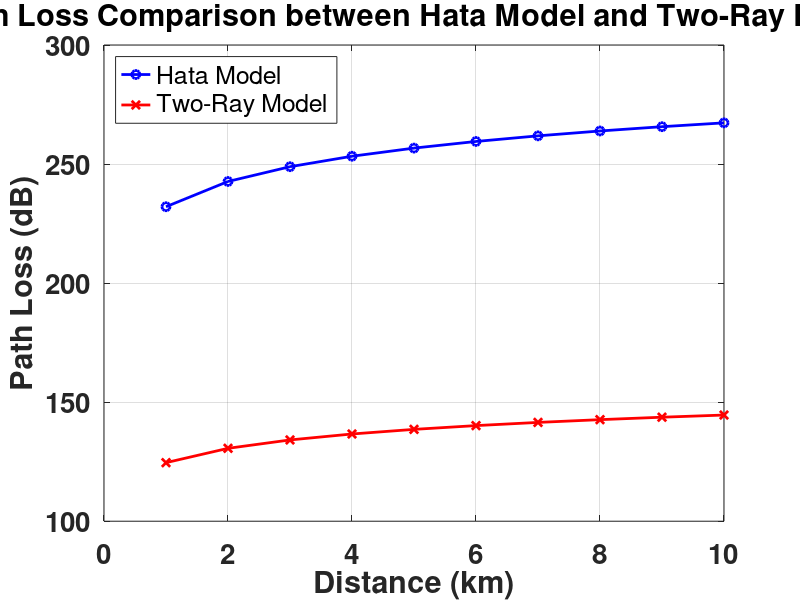

The MATLAB source for this figure:
% Compare the path loss estimated using Two-ray and Hata Models.
% Use the following values:
% i. Frequency of operation f = 900 MHz
% ii. hte = 30m, hre = 1.5m
% iii. Distance = 1:1:10 km
% iv. Consider urban environment

clc
clear all
close all
f = 900;
ht = 30;
hr = 1.5;
d = 1:1:10;
d_meters = d * 1000;
% Hata Model Path Loss Calculation (Urban)
a_hr = (1.1*log10(f) - 0.7)*hr - (1.56*log10(f) - 0.8);
path_loss_hata = 69.55 + 26.16*log10(f) - 13.82*log10(ht) - a_hr + (44.9 -
6.55*log10(ht))*log10(d_meters);
% Two-Ray Model Path Loss Calculation
c = 3e8;
lambda = c / (f * 1e6);
path_loss_two_ray = (4 * pi * ht * hr * d_meters / lambda).^2;
path_loss_two_ray_dB = 10 * log10(path_loss_two_ray);
figure;
plot(d, path_loss_hata, '-o', 'DisplayName', 'Hata Model', 'LineWidth', 2,
'Color','blue');
hold on;
plot(d, path_loss_two_ray_dB, '-x', 'DisplayName', 'Two-Ray Model', 'LineWidth',
2, 'Color','red');
grid on;
xlabel('Distance (km)');
ylabel('Path Loss (dB)');
title('Path Loss Comparison between Hata Model and Two-Ray Model');
legend('Location', 'northwest');
set(gca,'FontSize',20,'FontWeight','bold');
